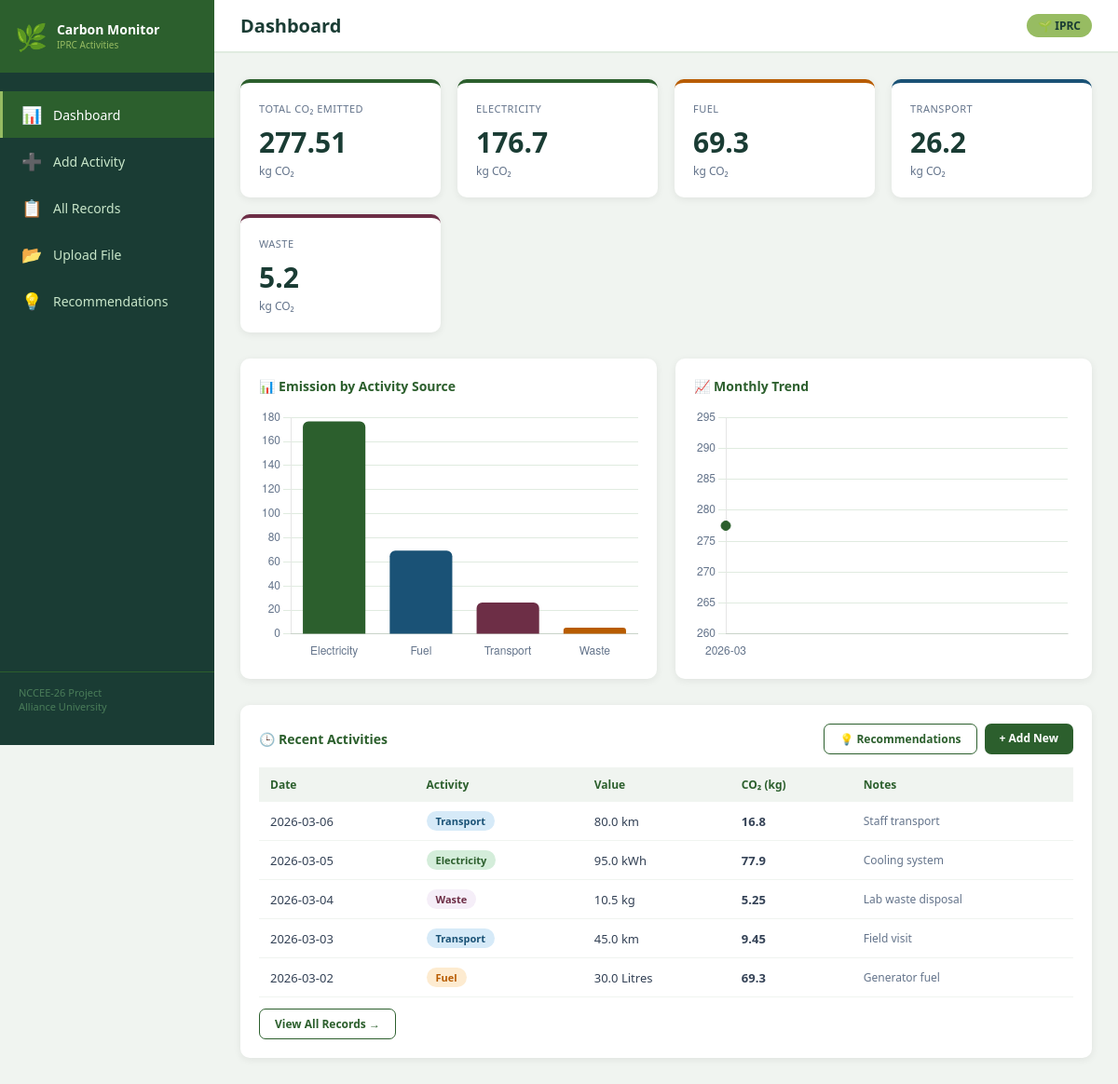
/dashboard, run on the app's committed database.
### tables this page shows
CREATE TABLE emissions (
            id          INTEGER PRIMARY KEY AUTOINCREMENT,
            date        TEXT    NOT NULL,
            activity    TEXT    NOT NULL,
            value       REAL    NOT NULL,
            unit        TEXT    NOT NULL,
            co2_kg      REAL    NOT NULL,
            notes       TEXT
        );

### app.py (the view)
@app.route('/dashboard')
def dashboard():
    conn = get_db()
    total = conn.execute('SELECT SUM(co2_kg) as total FROM emissions').fetchone()['total'] or 0
    by_activity = conn.execute('''
        SELECT activity, SUM(co2_kg) as total
        FROM emissions GROUP BY activity
    ''').fetchall()
    monthly = conn.execute('''
        SELECT strftime('%Y-%m', date) as month, SUM(co2_kg) as total
        FROM emissions
        GROUP BY month
        ORDER BY month DESC
        LIMIT 6
    ''').fetchall()
    recent = conn.execute('''
        SELECT * FROM emissions ORDER BY date DESC LIMIT 5
    ''').fetchall()
    conn.close()
    return render_template('dashboard.html',
        total=round(total, 2),
        by_activity=by_activity,
        monthly=list(reversed(monthly)),
        recent=recent
    )

### app.py (called while the page is built)
def get_db():
    conn = sqlite3.connect(DATABASE)
    conn.row_factory = sqlite3.Row
    return conn

### templates/dashboard.html
{% extends "base.html" %}
{% block page_title %}Dashboard{% endblock %}
{% block content %}
<div class="cards">
  <div class="card">
    <div class="label">Total CO₂ Emitted</div>
    <div class="value">{{ total }}</div>
    <div class="unit">kg CO₂</div>
  </div>
  {% for row in by_activity %}
  <div class="card {{ 'orange' if row.activity == 'fuel' else ('blue' if row.activity == 'transport' else ('purple' if row.activity == 'waste' else '')) }}">
    <div class="label">{{ row.activity | capitalize }}</div>
    <div class="value">{{ "%.1f" | format(row.total) }}</div>
    <div class="unit">kg CO₂</div>
  </div>
  {% endfor %}
</div>
<div class="charts-row">
  <div class="chart-box">
    <h3>📊 Emission by Activity Source</h3>
    <canvas id="barChart" height="200"></canvas>
  </div>
  <div class="chart-box">
    <h3>📈 Monthly Trend</h3>
    <canvas id="lineChart" height="200"></canvas>
  </div>
</div>
<div class="table-box">
  <h3>
    🕒 Recent Activities
    <div style="display:flex;gap:8px;">
      <a href="/recommendations" class="btn btn-outline"   style="font-size:12px;padding:7px 16px;">💡 Recommendations</a>
      <a href="/add"             class="btn btn-primary"   style="font-size:12px;padding:7px 16px;">+ Add New</a>
    </div>
  </h3>
  {% if recent %}
  <table>
    <thead>
      <tr>
        <th>Date</th>
        <th>Activity</th>
        <th>Value</th>
        <th>CO₂ (kg)</th>
        <th>Notes</th>
      </tr>
    </thead>
    <tbody>
      {% for r in recent %}
      <tr>
        <td>{{ r.date }}</td>
        <td><span class="badge-activity badge-{{ r.activity }}">{{ r.activity | capitalize }}</span></td>
        <td>{{ r.value }} {{ r.unit }}</td>
        <td><strong>{{ r.co2_kg }}</strong></td>
        <td style="color:#64748b;font-size:12px;">{{ r.notes or '—' }}</td>
      </tr>
      {% endfor %}
    </tbody>
  </table>
  <div style="margin-top:12px;">
    <a href="/records" class="btn btn-outline" style="font-size:12px;padding:7px 16px;">View All Records →</a>
  </div>
  {% else %}
  <div class="alert-box">
    No data yet. <a href="/add" style="color:#2c5f2d;font-weight:600;">Add your first activity →</a>
  </div>
  {% endif %}
</div>
<script>
  fetch('/api/chart-data').then(r => r.json()).then(data => {
    // Bar Chart
    new Chart(document.getElementById('barChart'), {
      type: 'bar',
      data: {
        labels: data.by_activity.labels,
        datasets: [{
          label: 'kg CO₂',
          data: data.by_activity.values,
          backgroundColor: ['#2c5f2d','#1a5276','#6d2e46','#b85c00'],
          borderRadius: 6,
        }]
      },
      options: {
        plugins: { legend: { display: false } },
        scales: {
          y: { grid: { color: '#e0ebe0' }, ticks: { color: '#64748b' } },
          x: { grid: { display: false }, ticks: { color: '#64748b' } }
        }
      }
    });
    // Line Chart
    new Chart(document.getElementById('lineChart'), {
      type: 'line',
      data: {
        labels: data.monthly.labels,
        datasets: [{
          label: 'kg CO₂',
          data: data.monthly.values,
          borderColor: '#2c5f2d',
          backgroundColor: 'rgba(44,95,45,0.1)',
          fill: true,
          tension: 0.4,
          pointBackgroundColor: '#2c5f2d',
          pointRadius: 5,
        }]
      },
      options: {
        plugins: { legend: { display: false } },
        scales: {
          y: { grid: { color: '#e0ebe0' }, ticks: { color: '#64748b' } },
          x: { grid: { display: false }, ticks: { color: '#64748b' } }
        }
      }
    });
  });
</script>
{% endblock %}

### templates/base.html (shortened to what this page needs)
<!DOCTYPE html>
<html lang="en">
<head>
</head>
<body>
<aside class="sidebar">
  <div class="sidebar-logo">
    <span class="leaf">🌿</span>
    <h2>Carbon Monitor <span>IPRC Activities</span></h2>
  </div>
  <nav>
    <a href="/dashboard" class="{{ 'active' if request.endpoint == 'dashboard' else '' }}">
      <span class="icon">📊</span><span>Dashboard</span>
    </a>
    <a href="/add" class="{{ 'active' if request.endpoint == 'add_emission' else '' }}">
      <span class="icon">➕</span><span>Add Activity</span>
    </a>
    <a href="/records" class="{{ 'active' if request.endpoint == 'records' else '' }}">
      <span class="icon">📋</span><span>All Records</span>
    </a>
    <a href="/upload" class="{{ 'active' if request.endpoint == 'upload_file' else '' }}">
      <span class="icon">📂</span><span>Upload File</span>
    </a>
    <a href="/recommendations" class="{{ 'active' if request.endpoint == 'recommendations' else '' }}">
      <span class="icon">💡</span><span>Recommendations</span>
    </a>
  </nav>
  <div class="sidebar-footer">NCCEE-26 Project<br>Alliance University</div>
</aside>
<div class="main">
  <div class="topbar">
    <h1>{% block page_title %}Carbon Footprint Monitor{% endblock %}</h1>
    <span class="badge">🌱 IPRC</span>
  </div>
  <div class="content">
    {% block content %}{% endblock %}
  </div>
</div>
</body>
</html>

### templates/base.html (style rules this page uses)
* { box-sizing: border-box; margin: 0; padding: 0; }
body { font-family: 'Segoe UI', sans-serif; background: #f0f4f0; color: #1a3c34; min-height: 100vh; display: flex; }
.sidebar { width: 230px; background: #1a3c34; min-height: 100vh; position: fixed; top: 0; left: 0; display: flex; flex-direction: column; padding: 0 0 20px; z-index: 100; }
.sidebar-logo { background: #2c5f2d; padding: 20px 16px; display: flex; align-items: center; gap: 10px; }
.sidebar-logo .leaf { font-size: 28px; }
.sidebar-logo h2 { color: #fff; font-size: 14px; line-height: 1.3; }
.sidebar-logo span { display: block; font-size: 10px; color: #97bc62; font-weight: 400; }
.sidebar nav { margin-top: 20px; flex: 1; }
.sidebar nav a { display: flex; align-items: center; gap: 12px; padding: 13px 20px; color: #c8e6c9; text-decoration: none; font-size: 14px; transition: background 0.2s, color 0.2s; border-left: 3px solid transparent; }
.sidebar nav a:hover, .sidebar nav a.active { background: #2c5f2d; color: #fff; border-left-color: #97bc62; }
.sidebar nav a .icon { font-size: 18px; width: 22px; text-align: center; }
.sidebar-footer { padding: 14px 20px; font-size: 11px; color: #4a7c59; border-top: 1px solid #2c5f2d; }
.main { margin-left: 230px; flex: 1; display: flex; flex-direction: column; min-height: 100vh; }
.topbar { background: #fff; padding: 14px 28px; display: flex; align-items: center; justify-content: space-between; border-bottom: 2px solid #e0ebe0; position: sticky; top: 0; z-index: 50; }
.topbar h1 { font-size: 20px; color: #1a3c34; }
.topbar .badge { background: #97bc62; color: #1a3c34; padding: 4px 12px; border-radius: 20px; font-size: 12px; font-weight: 600; }
.content { padding: 28px; flex: 1; }
.cards { display: grid; grid-template-columns: repeat(auto-fit, minmax(180px, 1fr)); gap: 18px; margin-bottom: 28px; }
.card { background: #fff; border-radius: 10px; padding: 20px; box-shadow: 0 2px 8px rgba(0,0,0,0.07); border-top: 4px solid #2c5f2d; }
.card.orange { border-top-color: #b85c00; }
.card.blue { border-top-color: #1a5276; }
.card.purple { border-top-color: #6d2e46; }
.card .label { font-size: 11px; color: #64748b; text-transform: uppercase; letter-spacing: 0.5px; margin-bottom: 8px; }
.card .value { font-size: 30px; font-weight: 700; color: #1a3c34; }
.card .unit { font-size: 12px; color: #64748b; margin-top: 2px; }
.charts-row { display: grid; grid-template-columns: 1fr 1fr; gap: 20px; margin-bottom: 28px; }
.chart-box { background: #fff; border-radius: 10px; padding: 20px; box-shadow: 0 2px 8px rgba(0,0,0,0.07); }
.chart-box h3 { font-size: 14px; color: #2c5f2d; margin-bottom: 14px; font-weight: 600; }
.table-box { background: #fff; border-radius: 10px; padding: 20px; box-shadow: 0 2px 8px rgba(0,0,0,0.07); }
.table-box h3 { font-size: 14px; color: #2c5f2d; margin-bottom: 14px; font-weight: 600; display: flex; justify-content: space-between; align-items: center; }
table { width: 100%; border-collapse: collapse; font-size: 13px; }
thead th { background: #f0f4f0; color: #2c5f2d; padding: 10px 12px; text-align: left; font-weight: 600; font-size: 12px; }
tbody tr { border-bottom: 1px solid #f0f4f0; transition: background 0.15s; }
tbody td { padding: 10px 12px; color: #334155; }
.badge-activity { display: inline-block; padding: 3px 10px; border-radius: 12px; font-size: 11px; font-weight: 600; }
.badge-electricity { background: #d4edda; color: #2c5f2d; }
.badge-fuel { background: #fdebd0; color: #b85c00; }
.badge-transport { background: #d6eaf8; color: #1a5276; }
.badge-waste { background: #f5eef8; color: #6d2e46; }
.btn { padding: 11px 24px; border: none; border-radius: 7px; font-size: 14px; font-weight: 600; cursor: pointer; transition: background 0.2s; text-decoration: none; display: inline-block; }
.btn-primary { background: #2c5f2d; color: #fff; }
.btn-outline { background: transparent; border: 1.5px solid #2c5f2d; color: #2c5f2d; }

### data on the page
emissions: activity "FUEL", total "69.3", date "2026-03-02", activity "Fuel", value "30.0", unit "Litres", co2_kg "69.3", notes "Generator fuel"
emissions: date "2026-03-06", activity "Transport", value "80.0", unit "km", co2_kg "16.8", notes "Staff transport"
emissions: date "2026-03-05", activity "Electricity", value "95.0", unit "kWh", co2_kg "77.9", notes "Cooling system"
emissions: date "2026-03-04", activity "Waste", value "10.5", unit "kg", co2_kg "5.25", notes "Lab waste disposal"
emissions: date "2026-03-03", activity "Transport", value "45.0", unit "km", co2_kg "9.45", notes "Field visit"

### other printed values
{{ total }} "277.51"
{{ row.activity | capitalize }} "ELECTRICITY" "TRANSPORT" "WASTE"
{{ "%.1f" | format(row.total) }} "176.7" "26.2" "5.2"
